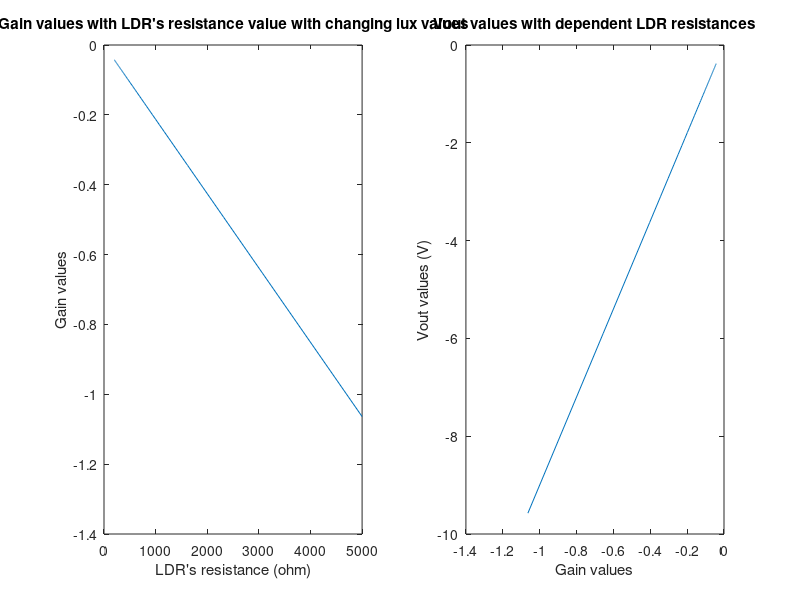

Write the MATLAB code that produced this figure.
% The graph for gain and Vout values with LDR's resistance value with changing lux values
A=5000;
B=-0.7;
Lux=0:1:100;
LDR_R=A.*(Lux).^B;
R_1=4.7*10^3; %4.7k ohm
Gain=-LDR_R./R_1;
Vin=9;% 9V
Vout=Vin.*-LDR_R./R_1;
subplot(1,2,1);
plot(LDR_R,Gain);
xlabel('LDR''s resistance (ohm)');
ylabel('Gain values');
title('Gain values with LDR''s resistance value with changing lux values');
subplot(1,2,2);
plot(Gain,Vout);
xlabel('Gain values');
ylabel('Vout values (V)');
title('Vout values with dependent LDR resistances');
